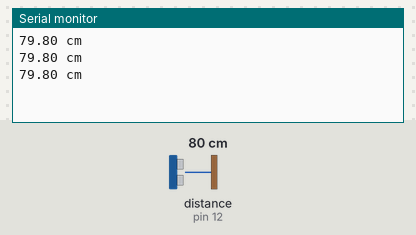
Recording of a sketch running on a simulated Arduino Uno, built with avr-gcc and run on an emulated ATmega328P. Shown: the last lines printed to the serial monitor. Wiring (inferred from the names in the program): ultrasonic range finder: trigger pin 13; echo pin 12. The inputs (shaded band) are chosen by the test bench; at power-on: distance to the obstacle (sensor on pin 12) 80 cm. The echo pulse lasts 58.3 µs per cm.

Above: at 1.3 s.
1.4 s: distance to the obstacle (sensor on pin 12) set to 196 cm
At 1.9 s:
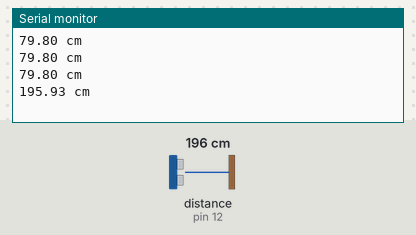
2.9 s: distance to the obstacle (sensor on pin 12) set to 200 cm
At 3.5 s:
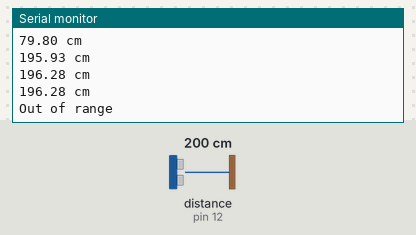
Timing chart, 0 to 5.9 s (numbered marks = the images above; inputs shaded):
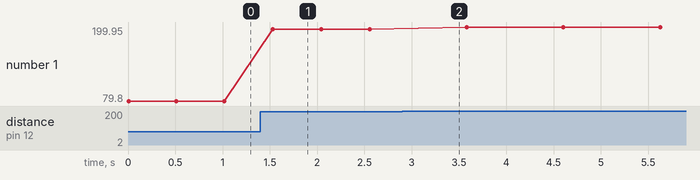

Measured:
- the behaviour switches between 199 and 200 cm on distance to the obstacle (sensor on pin 12) (found by bisection; images 1 and 2)
- after the input at 1.4 s, the serial monitor: prints a new line after 0.13 s (image 1)
- after the input at 2.9 s, the serial monitor: prints a new line after 0.17 s (image 2)
- plotted number 1: 79.8 → 196.28 after the input at 1.4 s, 196.28 → 199.95 after the input at 2.9 s

The sketch:

UltrasonicSensorGetDistance.ino
```cpp
#define TRIG_PIN 13
#define ECHO_PIN 12

void setup() {
  Serial.begin(9600);
  pinMode(TRIG_PIN, OUTPUT);
  pinMode(ECHO_PIN, INPUT);
}

void loop() {
  long duration;
  float distance;
  digitalWrite(TRIG_PIN, LOW);
  delayMicroseconds(2);
  digitalWrite(TRIG_PIN, HIGH);
  delayMicroseconds(10);
  digitalWrite(TRIG_PIN, LOW);
  duration = pulseIn(ECHO_PIN, HIGH);
  distance = (duration / 2) * 0.03435; // v_sound = 343.5 m/s = 0.03435 cm/micro s
  if (distance >= 200 || distance <= 0) {
    Serial.println("Out of range");
  } else {
    Serial.print(distance);
    Serial.println(" cm");
  }
  delay(500);
}
```
